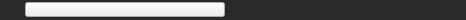
<?xml version="1.0" encoding="UTF-8"?>
<ui version="4.0">
 <class>ToolbarWidget3D</class>
 <widget class="QWidget" name="ToolbarWidget3D">
  <property name="geometry">
   <rect>
    <x>0</x>
    <y>0</y>
    <width>466</width>
    <height>20</height>
   </rect>
  </property>
  <property name="minimumSize">
   <size>
    <width>466</width>
    <height>20</height>
   </size>
  </property>
  <property name="maximumSize">
   <size>
    <width>466</width>
    <height>25</height>
   </size>
  </property>
  <property name="windowTitle">
   <string>ToolbarWidget3D</string>
  </property>
  <property name="styleSheet">
   <string notr="true">#ToolbarWidget3D
{
 background:#2a2a2b;
    color : white;
    border: 0px;
}
QComboBox::drop-down {border-width: 0px; } QComboBox::down-arrow {image: url(noimg); border-width: 0px;} QToolButton:checked { border:2px solid #695085;}</string>
  </property>
  <layout class="QHBoxLayout" name="horizontalLayout">
   <property name="spacing">
    <number>2</number>
   </property>
   <property name="leftMargin">
    <number>4</number>
   </property>
   <property name="topMargin">
    <number>0</number>
   </property>
   <property name="rightMargin">
    <number>4</number>
   </property>
   <property name="bottomMargin">
    <number>0</number>
   </property>
   <item>
    <widget class="QToolButton" name="toolButtonCrop">
     <property name="toolTip">
      <string>Crop volume</string>
     </property>
     <property name="styleSheet">
      <string notr="true">
#toolButtonCrop
{
    border: none;
    background-color: transparent;
}

#toolButtonCrop:hover
{
    border-style: none;
    background-color: rgba(128, 128, 128, 0.2);
}

#toolButtonCrop:pressed
{
    border-style: none;
    background-color: rgba(128, 128, 128, 0.5);;
}</string>
     </property>
     <property name="text">
      <string/>
     </property>
     <property name="icon">
      <iconset resource="gui.qrc">
       <normaloff>:/res/crop_icon.png</normaloff>:/res/crop_icon.png</iconset>
     </property>
     <property name="checkable">
      <bool>true</bool>
     </property>
    </widget>
   </item>
   <item>
    <widget class="QComboBox" name="comboBoxFilters">
     <property name="sizePolicy">
      <sizepolicy hsizetype="Preferred" vsizetype="Fixed">
       <horstretch>0</horstretch>
       <verstretch>0</verstretch>
      </sizepolicy>
     </property>
     <property name="minimumSize">
      <size>
       <width>200</width>
       <height>15</height>
      </size>
     </property>
     <property name="maximumSize">
      <size>
       <width>200</width>
       <height>15</height>
      </size>
     </property>
     <property name="styleSheet">
      <string notr="true">QComboBox::item:pressed
{
  	border-style: none;
	background-color: rgba(128, 128, 128, 0.3);
}QComboBox::item:selected
{
  	border-style: none;
	background-color: rgba(128, 128, 128, 0.2);
}</string>
     </property>
    </widget>
   </item>
   <item>
    <spacer name="horizontalSpacer">
     <property name="orientation">
      <enum>Qt::Horizontal</enum>
     </property>
     <property name="sizeHint" stdset="0">
      <size>
       <width>40</width>
       <height>20</height>
      </size>
     </property>
    </spacer>
   </item>
  </layout>
 </widget>
 <layoutdefault spacing="6" margin="11"/>
 <resources>
  <include location="gui.qrc"/>
 </resources>
 <connections>
  <connection>
   <sender>toolButtonCrop</sender>
   <signal>clicked()</signal>
   <receiver>ToolbarWidget3D</receiver>
   <slot>onCropPressed()</slot>
   <hints>
    <hint type="sourcelabel">
     <x>18</x>
     <y>25</y>
    </hint>
    <hint type="destinationlabel">
     <x>130</x>
     <y>221</y>
    </hint>
   </hints>
  </connection>
  <connection>
   <sender>comboBoxFilters</sender>
   <signal>currentIndexChanged(int)</signal>
   <receiver>ToolbarWidget3D</receiver>
   <slot>onFilterChanged(int)</slot>
   <hints>
    <hint type="sourcelabel">
     <x>194</x>
     <y>27</y>
    </hint>
    <hint type="destinationlabel">
     <x>276</x>
     <y>404</y>
    </hint>
   </hints>
  </connection>
 </connections>
 <slots>
  <slot>onCropPressed()</slot>
  <slot>onFilterChanged(int)</slot>
 </slots>
</ui>
